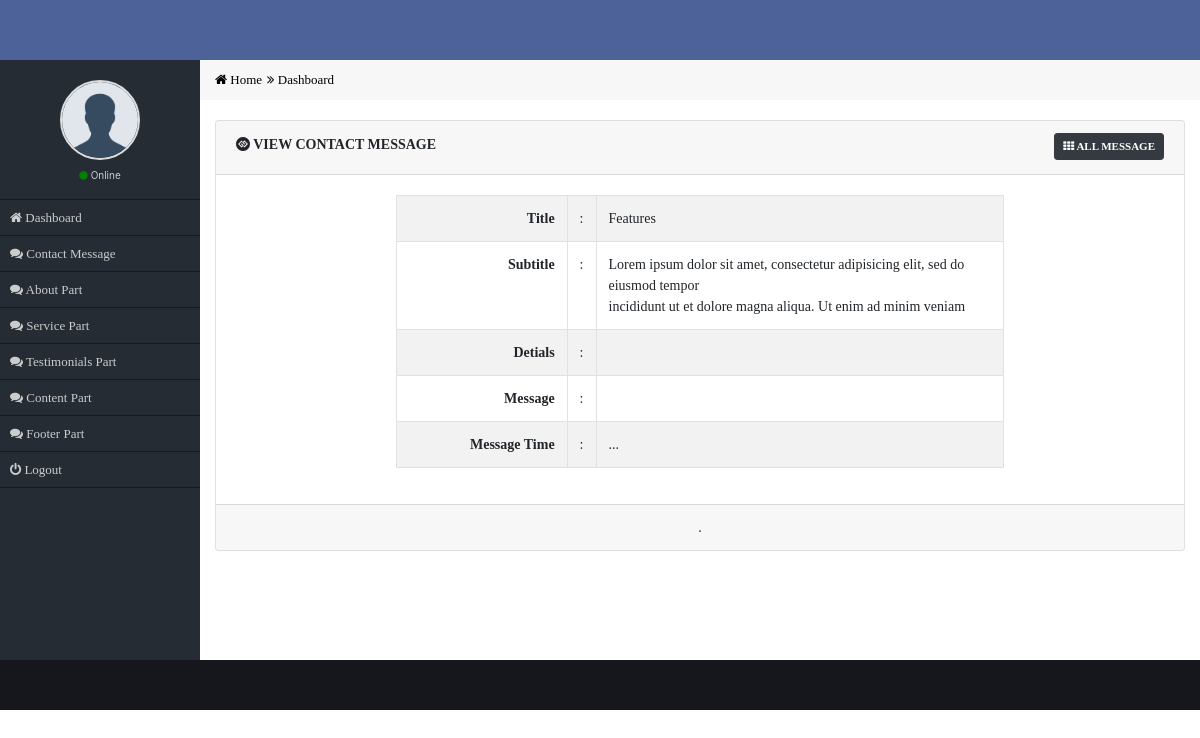
The page /admin/content-view-message.php?v=1 on the database its author committed.
### tables this page shows
CREATE TABLE `cs_content` (
  `content_id` int(11) NOT NULL,
  `content_title` varchar(100) NOT NULL,
  `content_subtitle` varchar(255) NOT NULL,
  `content_details` text NOT NULL,
  `content_image` varchar(50) NOT NULL
);

### admin/content-view-message.php (the view, shortened to what this page needs)
<?php
    require_once('functions/main.php');
    $id=$_GET['v'];
    $sel="SELECT * FROM cs_content WHERE content_id='$id'";
    $Q=mysqli_query($con,$sel);
    $info=mysqli_fetch_assoc($Q);
?>
    <div class="row">
        <div class="col-md-12 main_content">
            <div class="card">
              <div class="card-header">
                  <div class="row">
                      <div class="col-md-8">
                            <h4 class="card_header_title"><i class="fa fa-gg-circle"></i> View Contact Message</h4>
                      </div>
                      <div class="col-md-4 text-right">
                          <a class="btn btn-sm btn-dark card_top_btn" href="content-all-message.php"><i class="fa fa-th"></i> All Message</a>
                      </div>
                  </div>
              </div>
              <div class="card-body">
                  <div class="row">
                      <div class="col-md-2"></div>
                      <div class="col-md-8">
                          <table class="table table-bordered table-striped table-hover custom_view_table">
                              <tr>
                                  <td>Title</td>
                                  <td>:</td>
                                  <td><?= $info['content_title']; ?></td>
                              </tr>
                              <tr>
                                  <td>Subtitle</td>
                                  <td>:</td>
                                  <td><?= $info['content_subtitle']; ?></td>
                              </tr>
                              <tr>
                                  <td>Detials</td>
                                  <td>:</td>
                                  <td><?= $info['content_details']; ?></td>
                              </tr>
                              <tr>
                                  <td>Message</td>
                                  <td>:</td>
                                  <td><?= $info['conus_mess']; ?></td>
                              </tr>
                              <tr>
                                  <td>Message Time</td>
                                  <td>:</td>
                                  <td>...</td>
                              </tr>
                          </table>
                      </div>
                      <div class="col-md-2"></div>
                  </div>
              </div>
              <div class="card-footer text-center">
                  .
              </div>
            </div>
        </div>
    </div>

### admin/css/style.css (style rules this page uses)
* { margin: 0px; padding: 0px; outline: 0px; }
a { text-decoration: none; }
.main_content { margin-top: 20px; font-family: verdana; font-size: 14px; }
.card_header_title { font-size: 14px; font-weight: bold; margin-top: 4px; font-family: verdana; text-transform: uppercase; }
.card_top_btn { font-size: 11px; font-weight: 600; text-transform: uppercase; }
table.custom_view_table tr td:first-child { font-weight: bold; text-align: right; width: 29%; }
table.custom_view_table tr td:last-child { font-weight: normal; text-align: left; width: 70%; }

### rows shown on the page
cs_content: content_title "Features", content_subtitle "Lorem ipsum dolor sit amet, consectetur adipisicing elit, sed do eiusmod tempor incididunt ut et dolore magna aliqua. Ut enim ad minim veniam"
